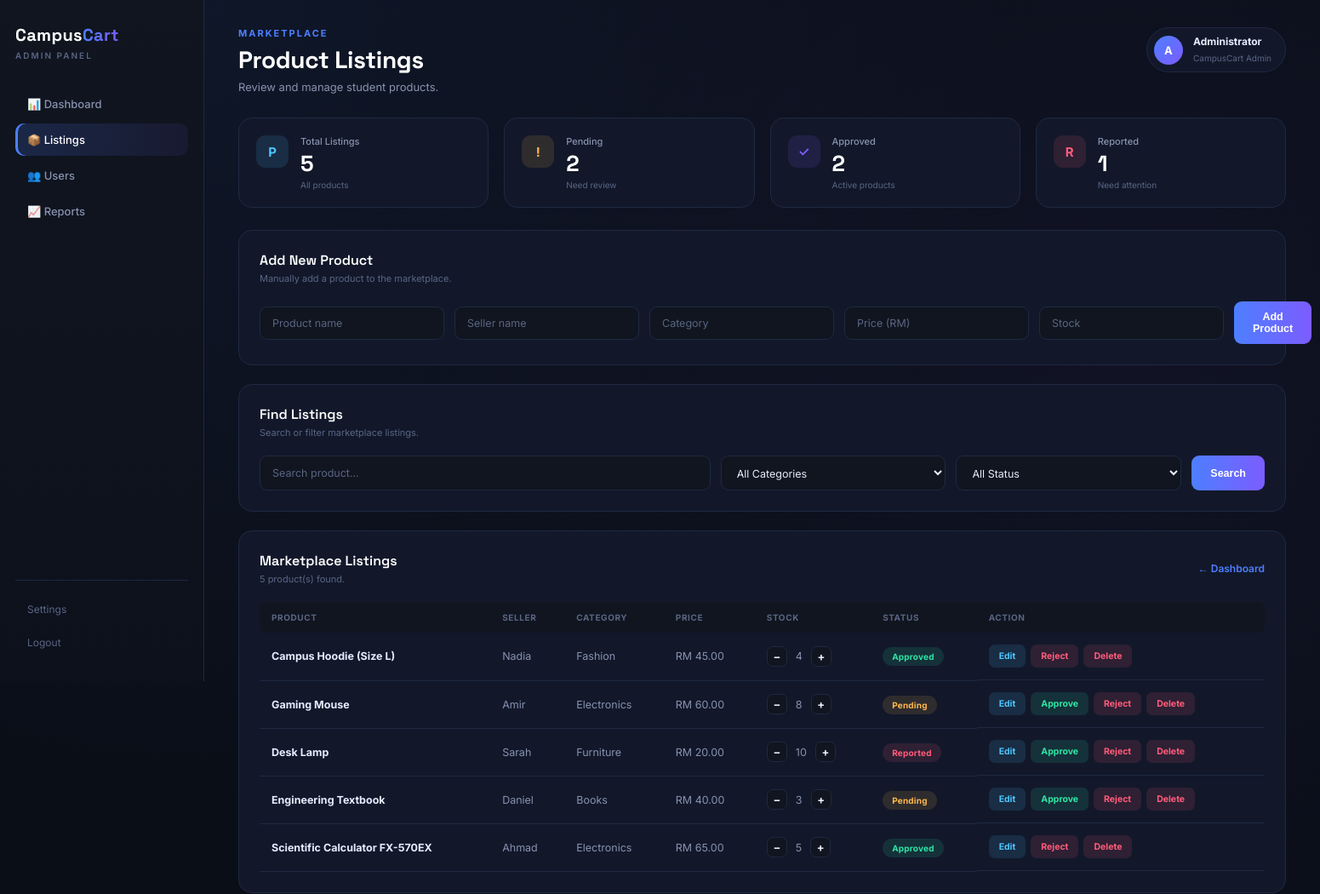
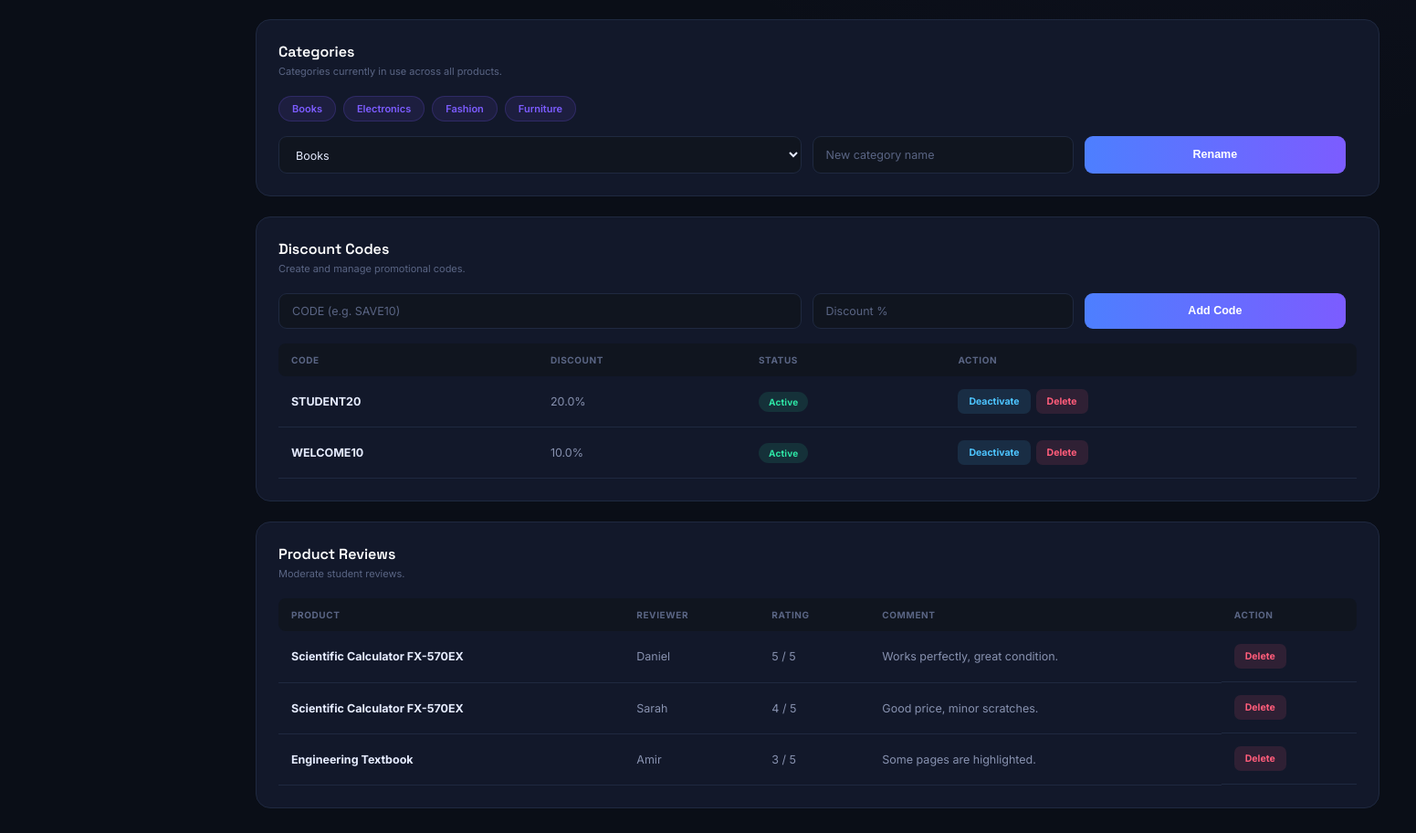
The page /listings on the database its author committed (2 pictures, top to bottom).
### tables this page shows
CREATE TABLE products (
        id INTEGER PRIMARY KEY AUTOINCREMENT,
        name TEXT NOT NULL,
        seller TEXT NOT NULL,
        category TEXT NOT NULL,
        price REAL NOT NULL,
        stock INTEGER NOT NULL,
        status TEXT NOT NULL DEFAULT 'Pending'
    );

CREATE TABLE discount_codes (
        id INTEGER PRIMARY KEY AUTOINCREMENT,
        code TEXT UNIQUE NOT NULL,
        discount_percent REAL NOT NULL,
        active INTEGER NOT NULL DEFAULT 1
    );

CREATE TABLE reviews (
        id INTEGER PRIMARY KEY AUTOINCREMENT,
        product_id INTEGER NOT NULL,
        reviewer TEXT NOT NULL,
        rating INTEGER NOT NULL,
        comment TEXT,
        review_date TIMESTAMP DEFAULT CURRENT_TIMESTAMP
    );

### app.py (the view)
@app.route("/listings")
def listings():
    category = request.args.get("category", "all")
    status = request.args.get("status", "all")
    search = request.args.get("search", "")
    edit_id = request.args.get("edit", type=int)
    all_products = admin.get_all_products()
    listing_stats = {
        "total": len(all_products),
        "pending": len([p for p in all_products if p["status"] == "Pending"]),
        "approved": len([p for p in all_products if p["status"] == "Approved"]),
        "reported": len([p for p in all_products if p["status"] == "Reported"]),
    }
    return render_template(
        "listings.html",
        products=admin.get_all_products(category, status, search),
        categories=admin.get_all_categories(),
        discount_codes=admin.get_all_discount_codes(),
        reviews=admin.get_all_reviews(),
        selected_category=category,
        selected_status=status,
        search=search,
        edit_product=admin.get_product(edit_id) if edit_id else None,
        listing_stats=listing_stats,
    )

### admin_functions.py (called while the page is built)
def get_all_products(category=None, status=None, search=None):
    connection = get_connection()
    cursor = connection.cursor()
    query = "SELECT * FROM products WHERE 1=1"
    params = []
    if category and category.lower() != "all":
        query += " AND LOWER(category) = LOWER(?)"
        params.append(category)
    if status and status.lower() != "all":
        query += " AND LOWER(status) = LOWER(?)"
        params.append(status)
    if search:
        query += " AND LOWER(name) LIKE LOWER(?)"
        params.append(f"%{search}%")
    query += " ORDER BY id DESC"
    cursor.execute(query, params)
    products = [dict(row) for row in cursor.fetchall()]
    connection.close()
    return products

def get_all_categories():
    connection = get_connection()
    cursor = connection.cursor()
    cursor.execute("SELECT DISTINCT category FROM products ORDER BY category ASC")
    categories = [row["category"] for row in cursor.fetchall()]
    connection.close()
    return categories

def get_all_discount_codes():
    connection = get_connection()
    cursor = connection.cursor()
    cursor.execute("SELECT * FROM discount_codes ORDER BY id DESC")
    codes = [dict(row) for row in cursor.fetchall()]
    connection.close()
    return codes

def get_all_reviews():
    connection = get_connection()
    cursor = connection.cursor()
    cursor.execute("""
        SELECT reviews.*, products.name AS product_name
        FROM reviews
        LEFT JOIN products ON products.id = reviews.product_id
        ORDER BY reviews.review_date DESC
    """)
    reviews = [dict(row) for row in cursor.fetchall()]
    connection.close()
    return reviews

### database.py (called while the page is built)
def get_connection():
    connection = sqlite3.connect(DATABASE)
    connection.row_factory = sqlite3.Row
    return connection

### templates/listings.html (shortened to what this page needs)
<!DOCTYPE html>
<html lang="en">
<head>
    <link rel="stylesheet" href="{{ url_for('static', filename='admin.css') }}">
</head>
<body>
<aside class="sidebar">
    <h2>Campus<span>Cart</span></h2>
    <p class="admin-label">ADMIN PANEL</p>
    <nav>
        <a href="{{ url_for('dashboard') }}">📊 Dashboard</a>
        <a href="{{ url_for('listings') }}" class="active">📦 Listings</a>
        <a href="{{ url_for('users') }}">👥 Users</a>
        <a href="{{ url_for('reports') }}">📈 Reports</a>
    </nav>
    <div class="sidebar-bottom">
        <a href="#">Settings</a>
        <a href="#">Logout</a>
    </div>
</aside>
<main class="main">
    <header>
        <div>
            <p class="small-title">MARKETPLACE</p>
            <h1>Product Listings</h1>
            <p class="subtitle">
                Review and manage student products.
            </p>
        </div>
        <div class="admin-user">
            <div class="avatar">A</div>
            <div>
                <strong>Administrator</strong>
                <small>CampusCart Admin</small>
            </div>
        </div>
    </header>
    <section class="stats">
        <div class="card">
            <span class="icon blue">P</span>
            <div>
                <p>Total Listings</p>
                <h2>{{ listing_stats.total }}</h2>
                <small>All products</small>
            </div>
        </div>
        <div class="card">
            <span class="icon orange">!</span>
            <div>
                <p>Pending</p>
                <h2>{{ listing_stats.pending }}</h2>
                <small>Need review</small>
            </div>
        </div>
        <div class="card">
            <span class="icon purple">&#10003;</span>
            <div>
                <p>Approved</p>
                <h2>{{ listing_stats.approved }}</h2>
                <small>Active products</small>
            </div>
        </div>
        <div class="card">
            <span class="icon red">R</span>
            <div>
                <p>Reported</p>
                <h2>{{ listing_stats.reported }}</h2>
                <small>Need attention</small>
            </div>
        </div>
    </section>
    <section class="panel">
        <div class="panel-title">
            <div>
                {% if edit_product %}
                    <h3>Edit Product</h3>
                    <p>Update "{{ edit_product.name }}".</p>
                {% else %}
                    <h3>Add New Product</h3>
                    <p>Manually add a product to the marketplace.</p>
                {% endif %}
            </div>
        </div>
        <form
            method="POST"
            action="{% if edit_product %}{{ url_for('edit_product', product_id=edit_product.id) }}{% else %}{{ url_for('add_product') }}{% endif %}"
            class="form-grid"
        >
            <input type="text" name="name" placeholder="Product name" required
                   value="{{ edit_product.name if edit_product else '' }}">
            <input type="text" name="seller" placeholder="Seller name" required
                   value="{{ edit_product.seller if edit_product else '' }}">
            <input type="text" name="category" placeholder="Category" required
                   value="{{ edit_product.category if edit_product else '' }}">
            <input type="number" step="0.01" name="price" placeholder="Price (RM)" required
                   value="{{ edit_product.price if edit_product else '' }}">
            <input type="number" name="stock" placeholder="Stock" required
                   value="{{ edit_product.stock if edit_product else '' }}">
            <button type="submit" class="filters-button">
                {% if edit_product %}Save Changes{% else %}Add Product{% endif %}
            </button>
        </form>
    </section>
    <section class="panel">
        <div class="panel-title">
            <div>
                <h3>Find Listings</h3>
                <p>Search or filter marketplace listings.</p>
            </div>
        </div>
        <form method="GET" action="{{ url_for('listings') }}" class="filters">
            <input
                type="text"
                name="search"
                placeholder="Search product..."
                value="{{ search }}"
            >
            <select name="category">
                <option value="all" {% if selected_category == 'all' %}selected{% endif %}>All Categories</option>
            </select>
            <select name="status">
                <option value="all" {% if selected_status == 'all' %}selected{% endif %}>All Status</option>
            </select>
            <button type="submit">Search</button>
        </form>
    </section>
    <section class="panel">
        <div class="panel-title">
            <div>
                <h3>Marketplace Listings</h3>
                <p>{{ products|length }} product(s) found.</p>
            </div>
            <a href="{{ url_for('dashboard') }}" class="view-all">
                ← Dashboard
            </a>
        </div>
        <div class="table-container">
            <table>
                <thead>
                    <tr>
                        <th>Product</th>
                        <th>Seller</th>
                        <th>Category</th>
                        <th>Price</th>
                        <th>Stock</th>
                        <th>Status</th>
                        <th>Action</th>
                    </tr>
                </thead>
                <tbody>
                    {% for product in products %}
                    <tr>
                        <td>
                            <strong>{{ product.name }}</strong>
                        </td>
                        <td>{{ product.seller }}</td>
                        <td>{{ product.category }}</td>
                        <td>RM {{ "%.2f"|format(product.price) }}</td>
                        <td>
                            <div class="stock-cell">
                                <a href="{{ url_for('adjust_product_stock', product_id=product.id, action='decrease') }}" class="stock-btn">−</a>
                                <span>{{ product.stock }}</span>
                                <a href="{{ url_for('adjust_product_stock', product_id=product.id, action='increase') }}" class="stock-btn">+</a>
                            </div>
                        </td>
                        <td>
                            <span class="status {{ product.status|lower }}">
                                {{ product.status }}
                            </span>
                        </td>
                        <td class="action-cell">
                            <a href="{{ url_for('listings', edit=product.id) }}" class="view-btn">
                                Edit
                            </a>
                            {% if product.status != 'Approved' %}
                            <a href="{{ url_for('change_product_status', product_id=product.id, status='Approved') }}" class="approve-btn">
                                Approve
                            </a>
                            {% endif %}
                            {% if product.status != 'Rejected' %}
                            <a href="{{ url_for('change_product_status', product_id=product.id, status='Rejected') }}" class="reject-btn">
                                Reject
                            </a>
                            {% endif %}
                            <a href="{{ url_for('delete_product', product_id=product.id) }}" class="reject-btn"
                               onclick="return confirm('Delete this product?');">
                                Delete
                            </a>
                        </td>
                    </tr>
                    {% else %}
                    <tr>
                        <td colspan="7">No products match your filters.</td>
                    </tr>
                    {% endfor %}
                </tbody>
            </table>
        </div>
    </section>
    <section class="panel">
        <div class="panel-title">
            <div>
                <h3>Categories</h3>
                <p>Categories currently in use across all products.</p>
            </div>
        </div>
        <div class="category-tags">
            {% for cat in categories %}
            <span class="category-tag">{{ cat }}</span>
            {% else %}
            <span>No categories yet.</span>
            {% endfor %}
        </div>
        <form method="POST" action="{{ url_for('rename_category') }}" class="filters" style="margin-top: 16px;">
            <select name="old_name">
                {% for cat in categories %}
                <option value="{{ cat }}">{{ cat }}</option>
                {% endfor %}
            </select>
            <input type="text" name="new_name" placeholder="New category name" required>
            <button type="submit">Rename</button>
        </form>
    </section>
    <section class="panel">
        <div class="panel-title">
            <div>
                <h3>Discount Codes</h3>
                <p>Create and manage promotional codes.</p>
            </div>
        </div>
        <form method="POST" action="{{ url_for('add_discount') }}" class="filters">
            <input type="text" name="code" placeholder="CODE (e.g. SAVE10)" required>
            <input type="number" step="0.01" name="discount_percent" placeholder="Discount %" required>
            <button type="submit">Add Code</button>
        </form>
        <div class="table-container" style="margin-top: 16px;">
            <table>
                <thead>
                    <tr>
                        <th>Code</th>
                        <th>Discount</th>
                        <th>Status</th>
                        <th>Action</th>
                    </tr>
                </thead>
                <tbody>
                    {% for d in discount_codes %}
                    <tr>
                        <td><strong>{{ d.code }}</strong></td>
                        <td>{{ d.discount_percent }}%</td>
                        <td>
                            <span class="status {{ 'approved' if d.active else 'reported' }}">
                                {{ 'Active' if d.active else 'Inactive' }}
                            </span>
                        </td>
                        <td class="action-cell">
                            <a href="{{ url_for('toggle_discount', discount_id=d.id) }}" class="view-btn">
                                {{ 'Deactivate' if d.active else 'Activate' }}
                            </a>
                            <a href="{{ url_for('delete_discount', discount_id=d.id) }}" class="reject-btn"
                               onclick="return confirm('Delete this code?');">
                                Delete
                            </a>
                        </td>
                    </tr>
                    {% else %}
                    <tr><td colspan="4">No discount codes yet.</td></tr>
                    {% endfor %}
                </tbody>
            </table>
        </div>
    </section>
    <section class="panel">
        <div class="panel-title">
            <div>
                <h3>Product Reviews</h3>
                <p>Moderate student reviews.</p>
            </div>
        </div>
        <div class="table-container">
            <table>
                <thead>
                    <tr>
                        <th>Product</th>
                        <th>Reviewer</th>
                        <th>Rating</th>
                        <th>Comment</th>
                        <th>Action</th>
                    </tr>
                </thead>
                <tbody>
                    {% for r in reviews %}
                    <tr>
                        <td><strong>{{ r.product_name or 'Deleted product' }}</strong></td>
                        <td>{{ r.reviewer }}</td>
                        <td>{{ r.rating }} / 5</td>
                        <td>{{ r.comment }}</td>
                        <td class="action-cell">
                            <a href="{{ url_for('delete_review', review_id=r.id) }}" class="reject-btn"
                               onclick="return confirm('Delete this review?');">
                                Delete
                            </a>
                        </td>
                    </tr>
                    {% else %}
                    <tr><td colspan="5">No reviews yet.</td></tr>
                    {% endfor %}
                </tbody>
            </table>
        </div>
    </section>
</main>
</body>
</html>

### rows shown on the page
products: name "Campus Hoodie (Size L)", seller "Nadia", category "Fashion", price "45.00", stock "4", status "Approved"
products: name "Gaming Mouse", seller "Amir", category "Electronics", price "60.00", stock "8", status "Pending"
products: name "Desk Lamp", seller "Sarah", category "Furniture", price "20.00", stock "10", status "Reported"
products: name "Engineering Textbook", seller "Daniel", category "Books", price "40.00", stock "3", status "Pending"
products: name "Scientific Calculator FX-570EX", seller "Ahmad", category "Electronics", price "65.00", stock "5", status "Approved"
discount_codes: code "STUDENT20", discount_percent "20.0", active "Active", active "Deactivate"
discount_codes: code "WELCOME10", discount_percent "10.0", active "Active", active "Deactivate"
reviews: name "Scientific Calculator FX-570EX", reviewer "Daniel", rating "5", comment "Works perfectly, great condition."
reviews: name "Scientific Calculator FX-570EX", reviewer "Sarah", rating "4", comment "Good price, minor scratches."
reviews: name "Engineering Textbook", reviewer "Amir", rating "3", comment "Some pages are highlighted."

### other values the page prints
{{ listing_stats.total }} "5"
{{ listing_stats.pending }} "2"
{{ listing_stats.approved }} "2"
{{ listing_stats.reported }} "1"
{{ products|length }} "5"
{{ cat }} "Books" "Electronics" "Fashion" "Furniture"
form field old_name "Books"
